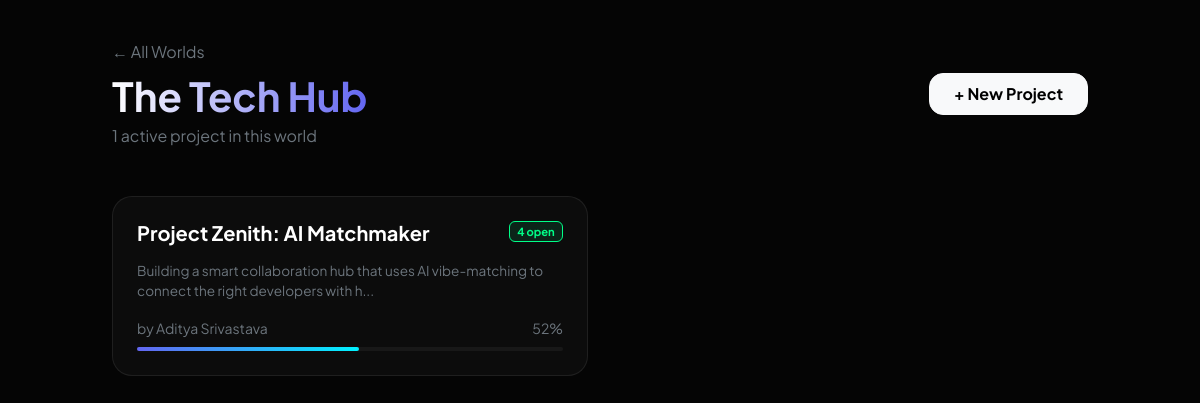
Page /world/tech (signed in) on the committed database.
### app.py (models this page shows)
class Project(db.Model):
    id           = db.Column(db.Integer, primary_key=True)
    title        = db.Column(db.String(200), nullable=False)
    desc         = db.Column(db.Text)
    ai_tagline   = db.Column(db.String(300))
    xp           = db.Column(db.Integer, default=100)
    world        = db.Column(db.String(50))
    author       = db.Column(db.String(100))
    author_email = db.Column(db.String(100))
    progress     = db.Column(db.Integer, default=0)
    vacancies    = db.Column(db.Integer, default=3)
    tags         = db.Column(db.String(300))
    status       = db.Column(db.String(50), default='Active')
    created_at   = db.Column(db.DateTime, default=datetime.utcnow)
    @property
    def tag_list(self):
        return [t.strip() for t in (self.tags or '').split(',') if t.strip()]

### app.py (the view)
@app.route('/world/<world_id>')
def world_projects(world_id):
    if not session.get('user_email'):
        return redirect(url_for('login'))
    projects_list = Project.query.filter_by(world=world_id).order_by(Project.created_at.desc()).all()
    world_names   = {'tech': 'The Tech Hub', 'creative': 'Creative Studio',
                     'research': 'The Lab', 'economy': 'Economy & Trade'}
    return render_template('project_hub.html',
        projects=projects_list,
        world_name=world_names.get(world_id, world_id.title()),
        world_id=world_id)

### templates/project_hub.html (shortened to what this page needs)
<!DOCTYPE html>
<html lang="en">
<head>
    <link href="https://cdn.jsdelivr.net/npm/bootstrap@5.3.0/dist/css/bootstrap.min.css" rel="stylesheet">
</head>
<body>
<div class="container" style="max-width:1000px;">
    <div class="d-flex justify-content-between align-items-center mb-5 flex-wrap gap-3">
        <div>
            <a href="/worlds" class="text-secondary text-decoration-none d-block mb-2">← All Worlds</a>
            <h1 class="fw-bold gradient-text mb-1">{{ world_name }}</h1>
            <p class="text-secondary mb-0">{{ projects|length }} active project{% if projects|length != 1 %}s{% endif %} in this world</p>
        </div>
        <a href="/propose_project" class="btn btn-light fw-bold px-4 py-2" style="border-radius:14px;">+ New Project</a>
    </div>
    {% if projects %}
    <div class="row g-4">
        {% for p in projects %}
        <div class="col-md-6">
            <a href="/project_overview/{{ p.id }}" class="glass-card p-4 h-100">
                <div class="d-flex justify-content-between align-items-start mb-3">
                    <h5 class="fw-bold mb-0">{{ p.title }}</h5>
                    <span class="badge" style="background:rgba(0,255,136,0.1);color:#00ff88;border:1px solid #00ff88;font-size:0.7rem;white-space:nowrap;">{{ p.vacancies }} open</span>
                </div>
                <p class="text-secondary mb-3" style="font-size:0.85rem;">{{ (p.desc or '')[:100] }}{% if (p.desc or '')|length > 100 %}...{% endif %}</p>
                <div class="d-flex justify-content-between align-items-center">
                    <small class="text-secondary">by {{ p.author }}</small>
                    <small class="text-secondary">{{ p.progress }}%</small>
                </div>
                <div class="progress-mini mt-2"><div class="progress-fill" style="width:{{ p.progress }}%"></div></div>
            </a>
        </div>
        {% endfor %}
    </div>
    {% endif %}
</div>
</body>
</html>

### templates/project_hub.html (style rules this page uses)
:root { --bg:#050505;--glass:rgba(255,255,255,0.03);--border:rgba(255,255,255,0.08);--accent:#6366f1; }
body { background:var(--bg);color:white;font-family:'Plus Jakarta Sans',sans-serif;padding:40px 20px;min-height:100vh; }
.glass-card { background:var(--glass);border:1px solid var(--border);border-radius:20px;transition:0.3s;text-decoration:none;color:white;display:block; }
.gradient-text { background:linear-gradient(to right,#fff,var(--accent));-webkit-background-clip:text;-webkit-text-fill-color:transparent; }
.progress-mini { background:rgba(255,255,255,0.05);border-radius:100px;height:4px; }
.progress-fill { background:linear-gradient(to right,#6366f1,#00f2ff);border-radius:100px;height:4px; }

### rows in the picture
Project: title "Project Zenith: AI Matchmaker", vacancies "4", desc "Building a smart collaboration hub that uses AI vibe-matching to connect the right developers with h", author "Aditya Srivastava", progress "52"

### other values in the picture
{{ world_name }} "The Tech Hub"
{{ projects|length }} "1"
